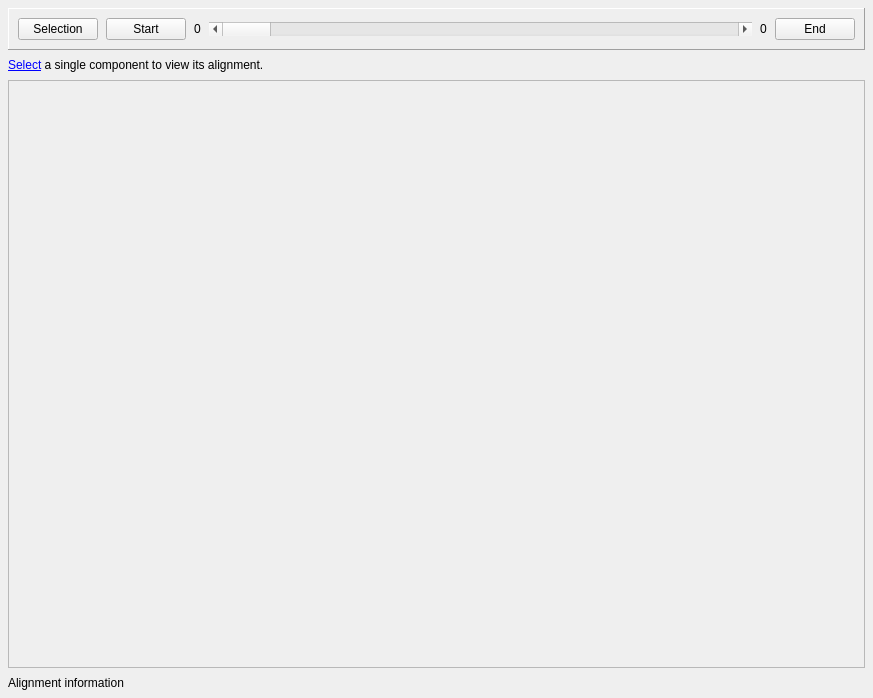
<?xml version="1.0" encoding="UTF-8"?>
<ui version="4.0">
 <class>Dialog</class>
 <widget class="QDialog" name="Dialog">
  <property name="geometry">
   <rect>
    <x>0</x>
    <y>0</y>
    <width>873</width>
    <height>698</height>
   </rect>
  </property>
  <property name="windowTitle">
   <string>Dialog</string>
  </property>
  <layout class="QVBoxLayout" name="verticalLayout">
   <property name="spacing">
    <number>8</number>
   </property>
   <property name="leftMargin">
    <number>8</number>
   </property>
   <property name="topMargin">
    <number>8</number>
   </property>
   <property name="rightMargin">
    <number>8</number>
   </property>
   <property name="bottomMargin">
    <number>8</number>
   </property>
   <item>
    <widget class="QFrame" name="frame">
     <property name="frameShape">
      <enum>QFrame::Panel</enum>
     </property>
     <property name="frameShadow">
      <enum>QFrame::Raised</enum>
     </property>
     <layout class="QHBoxLayout" name="horizontalLayout">
      <property name="spacing">
       <number>8</number>
      </property>
      <item>
       <widget class="QPushButton" name="BTN_SELECTION">
        <property name="text">
         <string>Selection</string>
        </property>
        <property name="autoDefault">
         <bool>false</bool>
        </property>
        <property name="style" stdset="0">
         <string>dropdown</string>
        </property>
       </widget>
      </item>
      <item>
       <widget class="QPushButton" name="BTN_START">
        <property name="text">
         <string>Start</string>
        </property>
        <property name="autoDefault">
         <bool>false</bool>
        </property>
       </widget>
      </item>
      <item>
       <widget class="QLabel" name="LBL_POSITION_START">
        <property name="text">
         <string>0</string>
        </property>
       </widget>
      </item>
      <item>
       <widget class="QScrollBar" name="SCR_MAIN">
        <property name="sizePolicy">
         <sizepolicy hsizetype="Expanding" vsizetype="Fixed">
          <horstretch>0</horstretch>
          <verstretch>0</verstretch>
         </sizepolicy>
        </property>
        <property name="orientation">
         <enum>Qt::Horizontal</enum>
        </property>
       </widget>
      </item>
      <item>
       <widget class="QLabel" name="LBL_POSITION_END">
        <property name="text">
         <string>0</string>
        </property>
       </widget>
      </item>
      <item>
       <widget class="QPushButton" name="BTN_END">
        <property name="text">
         <string>End</string>
        </property>
        <property name="autoDefault">
         <bool>false</bool>
        </property>
       </widget>
      </item>
     </layout>
    </widget>
   </item>
   <item>
    <widget class="QLabel" name="LBL_SELECTION_WARNING">
     <property name="text">
      <string>&lt;a href=&quot;action:show_selection&quot;&gt;Select&lt;/a&gt; a single component to view its alignment.</string>
     </property>
     <property name="style" stdset="0">
      <string>warning</string>
     </property>
    </widget>
   </item>
   <item>
    <widget class="QScrollArea" name="scrollArea">
     <property name="horizontalScrollBarPolicy">
      <enum>Qt::ScrollBarAlwaysOff</enum>
     </property>
     <property name="widgetResizable">
      <bool>true</bool>
     </property>
     <widget class="QWidget" name="scrollAreaWidgetContents">
      <property name="geometry">
       <rect>
        <x>0</x>
        <y>0</y>
        <width>855</width>
        <height>578</height>
       </rect>
      </property>
      <layout class="QGridLayout" name="GRID_MAIN">
       <property name="leftMargin">
        <number>0</number>
       </property>
       <property name="topMargin">
        <number>0</number>
       </property>
       <property name="rightMargin">
        <number>0</number>
       </property>
       <property name="bottomMargin">
        <number>0</number>
       </property>
       <property name="spacing">
        <number>0</number>
       </property>
      </layout>
     </widget>
    </widget>
   </item>
   <item>
    <widget class="QLabel" name="LBL_INFO">
     <property name="text">
      <string>Alignment information</string>
     </property>
    </widget>
   </item>
  </layout>
 </widget>
 <resources>
  <include location="../resources/resources.qrc"/>
  <include location="../../../../../../intermake/intermake/hosts/frontends/gui_qt/designer/resource_files/resources.qrc"/>
 </resources>
 <connections/>
</ui>
